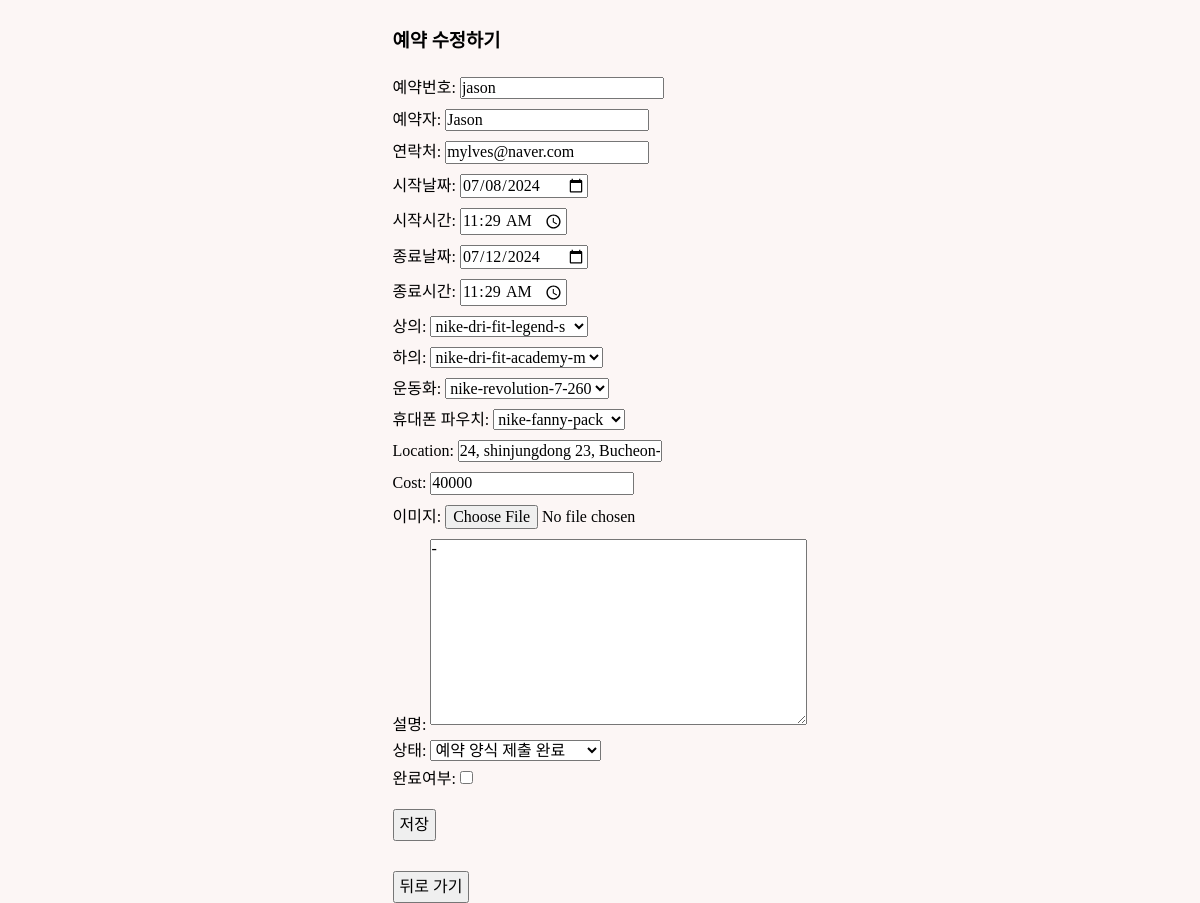
The page /sterna/update/jason (signed in) on the database as committed earlier.
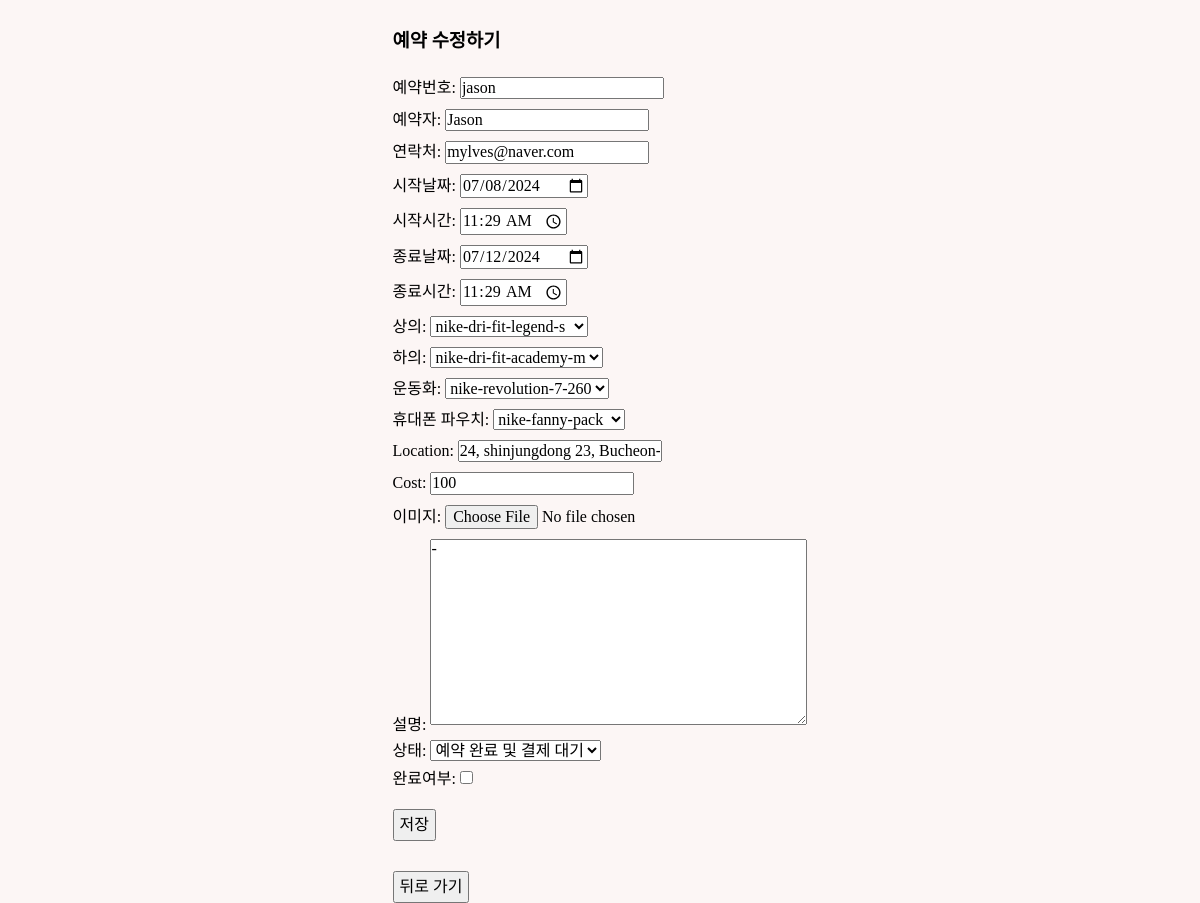
The same page on the database as committed later.
### reservation/models.py (models this page shows, shortened)
class Reservation(models.Model):
    STATUS_CHOICE = [
        ('ST1','예약 양식 제출 완료'),
        ('ST2','예약 완료 및 결제 대기'),
        ('ST3','결제 완료'),
        ('ST4','배송 중'),
        ('ST5','배송 완료'),
        ('ST6','반납 완료'),
        ('ST7','입고 완료')
    ]
    reserv_id = models.CharField(max_length=20, primary_key=True)
    client = models.CharField(max_length=20)
    contact = models.CharField(max_length=50, blank=False)
    start_date = models.DateField()
    start_time = models.TimeField(blank=True, default=timezone.now)
    end_date = models.DateField()
    end_time = models.TimeField(blank=True, default=timezone.now)
    top = models.ForeignKey(Item, on_delete=models.CASCADE, limit_choices_to={'category':'top'}, related_name="topName", blank=True, null=True)
    bottom = models.ForeignKey(Item, on_delete=models.CASCADE, limit_choices_to={'category':'bottom'}, related_name="bottomName", blank=True, null=True)
    shoes = models.ForeignKey(Item, on_delete=models.CASCADE, limit_choices_to={'category':'shoes'}, related_name="shoesName", blank=True, null=True)
    bag = models.ForeignKey(Item, on_delete=models.CASCADE, limit_choices_to={'category':'bag'}, related_name="bagName", blank=True, null=True)
    image = models.ImageField(upload_to="", blank=True)
    desc = models.TextField(blank=True, default="-")
    status = models.CharField(
        max_length=3,
        choices=STATUS_CHOICE,
        default='ST1',
    )
    completed = models.BooleanField(default=False)
    cost = models.IntegerField(default=0)
    location = models.CharField(max_length=50, blank=False)

### reservation/views.py (the view)
# urls.py: path('sterna/update/<str:pk>', views.update, name='update'),
@login_required(login_url='users:login')
def update(request, pk):
    reservation = get_object_or_404(Reservation, pk=pk)
    files = request.FILES
    form = ReservationForm(request.POST, request.FILES, instance=reservation)
    if request.method == "POST":
        if form.is_valid():
            reservation = form.save(commit=False)
            reservation.save()
            return redirect('reservation:data')
        else:
            return redirect('reservation:data')
    else:
        form = ReservationForm(instance=reservation)
        return render(request, 'admin/edit.html', {'form': form})

### reservation/models.py (called while the page is built)
    def __str__(self):
        return self.model_num

### templates/admin/edit.html (shortened to what this page needs)
{% load static %}
<!DOCTYPE html>
<html lang="en">
  <head>
    <link rel="stylesheet" type="text/css" href="{% static 'css/sterna.css' %}"/>
    <link rel="stylesheet" type="text/css" href="{% static 'css/normalize.css' %}"/>
    <link href="https://cdnjs.cloudflare.com/ajax/libs/bootstrap-datetimepicker/3.0.0/css/bootstrap-datetimepicker.min.css" rel="stylesheet"/>
  </head>
  <body>
    <div class="tocenter" style="margin:30px 0 0 0">
      <div style="max-width:100%;">
        <h3 style="margin:0 0 20px 0;">예약 수정하기</h3>
        <form method="POST" enctype="multipart/form-data">
          {{ form.as_p }}
          <button style="margin-top:20px; padding: 5px;" type="submit">
            저장
          </button>
        </form>
        <div style="height:30px;"></div>
        <div>
          <a href="{% url "reservation:data" %}">
            <button style="padding: 5px;">뒤로 가기</button>
          </a>
        </div>
      </div>
    </div>
  </body>
</html>

Rows that differ between the two databases and show on the page:
changed Reservation "jason": cost "40000" → "100"; status "예약 양식 제출 완료" → "예약 완료 및 결제 대기"
